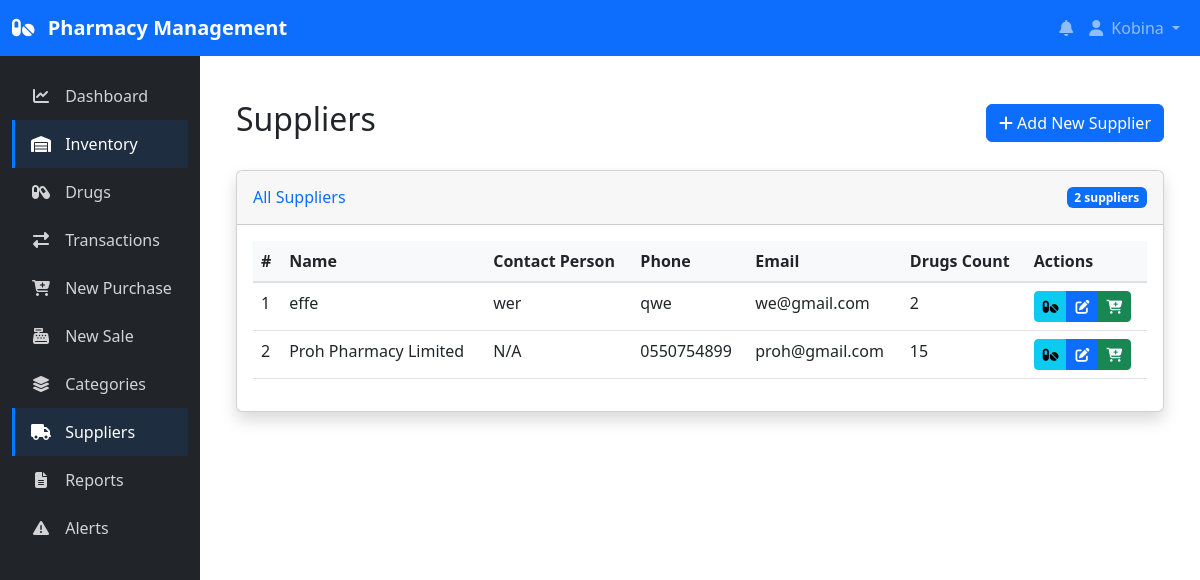
Screenshot of /inventory/suppliers/ (signed in) with the database file from the repository.
### inventory/models.py (models this page shows, shortened)
class Supplier(models.Model):
    name = models.CharField(max_length=100)
    contact_person = models.CharField(max_length=100, blank=True, null=True)
    phone = models.CharField(max_length=20, blank=True, null=True)
    email = models.EmailField(blank=True, null=True)
    address = models.TextField(blank=True, null=True)
    created_at = models.DateTimeField(auto_now_add=True)
    updated_at = models.DateTimeField(auto_now=True)

### inventory/views.py (the view)
# urls.py: path('suppliers/', views.supplier_list, name='supplier_list'),
@login_required
def supplier_list(request):
    suppliers = Supplier.objects.all()
    context = {'suppliers': suppliers}
    return render(request, 'inventory/supplier_list.html', context)

### inventory/templates/inventory/supplier_list.html (shortened to what this page needs)
{% extends 'base.html' %}
{% block content %}
<div class="container-fluid py-4">
    <div class="d-flex justify-content-between align-items-center mb-4">
        <h1 class="h2">Suppliers</h1>
        <a href="{% url 'supplier_create' %}" class="btn btn-primary">
            <i class="fas fa-plus"></i> Add New Supplier
        </a>
    </div>
    <div class="card shadow">
        <div class="card-header py-3 d-flex justify-content-between align-items-center">
            <h6 class="m-0 font-weight-bold text-primary">All Suppliers</h6>
            <span class="badge bg-primary">{{ suppliers|length }} suppliers</span>
        </div>
        <div class="card-body">
            <div class="table-responsive">
                <table class="table table-hover">
                    <thead>
                        <tr>
                            <th>#</th>
                            <th>Name</th>
                            <th>Contact Person</th>
                            <th>Phone</th>
                            <th>Email</th>
                            <th>Drugs Count</th>
                            <th>Actions</th>
                        </tr>
                    </thead>
                    <tbody>
                        {% for supplier in suppliers %}
                            <tr>
                                <td>{{ forloop.counter }}</td>
                                <td>{{ supplier.name }}</td>
                                <td>{{ supplier.contact_person|default:"N/A" }}</td>
                                <td>{{ supplier.phone|default:"N/A" }}</td>
                                <td>{{ supplier.email|default:"N/A" }}</td>
                                <td>{{ supplier.drugs.count }}</td>
                                <td>
                                    <div class="btn-group">
                                        <a href="{% url 'drug_list' %}?supplier={{ supplier.id }}" class="btn btn-sm btn-info" title="View Drugs">
                                            <i class="fas fa-pills"></i>
                                        </a>
                                        <a href="#" class="btn btn-sm btn-primary" title="Edit">
                                            <i class="fas fa-edit"></i>
                                        </a>
                                        <a href="{% url 'purchase_create' %}" class="btn btn-sm btn-success" title="New Purchase">
                                            <i class="fas fa-cart-plus"></i>
                                        </a>
                                    </div>
                                </td>
                            </tr>
                        {% endfor %}
                    </tbody>
                </table>
            </div>
        </div>
    </div>
</div>
{% endblock %}

### templates/base.html (shortened to what this page needs)
<!DOCTYPE html>
<html lang="en">
<head>
    <link href="https://cdn.jsdelivr.net/npm/bootstrap@5.2.3/dist/css/bootstrap.min.css" rel="stylesheet">
    <link rel="stylesheet" href="https://cdnjs.cloudflare.com/ajax/libs/font-awesome/6.1.1/css/all.min.css">
</head>
<body>
    <nav class="navbar navbar-expand-lg navbar-dark bg-primary">
        <div class="container-fluid">
            <a class="navbar-brand" href="{% url 'dashboard_home' %}">
                <i class="fas fa-pills me-2"></i> Pharmacy Management
            </a>
            <div class="collapse navbar-collapse" id="navbarNav">
                <ul class="navbar-nav ms-auto">
                    {% if user.is_authenticated %}
                        <li class="nav-item">
                            <a class="nav-link" href="{% url 'stock_alerts' %}">
                                <i class="fas fa-bell"></i>
                            </a>
                        </li>
                        <li class="nav-item dropdown">
                            <a class="nav-link dropdown-toggle" href="#" id="navbarDropdown" role="button" data-bs-toggle="dropdown">
                                <i class="fas fa-user me-1"></i> {{ user.username }}
                            </a>
                        </li>
                    {% else %}
                        <li class="nav-item">
                            <a class="nav-link" href="{% url 'login' %}">Login</a>
                        </li>
                    {% endif %}
                </ul>
            </div>
        </div>
    </nav>
    <div class="container-fluid">
        <div class="row">
            {% if user.is_authenticated %}
                <div class="col-md-3 col-lg-2 d-md-block bg-dark sidebar collapse">
                    <div class="position-sticky">
                        <ul class="nav flex-column mt-3">
                            <li class="nav-item">
                                <a class="nav-link {% if request.path == '/dashboard/' %}active{% endif %}"
                                   href="{% url 'dashboard_home' %}">
                                    <i class="fas fa-chart-line"></i> Dashboard
                                </a>
                            </li>
                            <li class="nav-item">
                                <a class="nav-link {% if '/inventory/' in request.path %}active{% endif %}"
                                   href="{% url 'inventory_home' %}">
                                    <i class="fas fa-warehouse"></i> Inventory
                                </a>
                            </li>
                            <li class="nav-item">
                                <a class="nav-link {% if '/drugs/' in request.path %}active{% endif %}"
                                   href="{% url 'drug_list' %}">
                                    <i class="fas fa-capsules"></i> Drugs
                                </a>
                            </li>
                            <li class="nav-item">
                                <a class="nav-link {% if '/transactions/' in request.path %}active{% endif %}"
                                   href="{% url 'transaction_list' %}">
                                    <i class="fas fa-exchange-alt"></i> Transactions
                                </a>
                            </li>
                            <li class="nav-item">
                                <a class="nav-link {% if '/purchase/create/' in request.path %}active{% endif %}"
                                   href="{% url 'purchase_create' %}">
                                    <i class="fas fa-cart-plus"></i> New Purchase
                                </a>
                            </li>
                            <li class="nav-item">
                                <a class="nav-link {% if '/sale/create/' in request.path %}active{% endif %}"
                                   href="{% url 'sale_create' %}">
                                    <i class="fas fa-cash-register"></i> New Sale
                                </a>
                            </li>
                            <li class="nav-item">
                                <a class="nav-link {% if '/categories/' in request.path %}active{% endif %}"
                                   href="{% url 'category_list' %}">
                                    <i class="fas fa-layer-group"></i> Categories
                                </a>
                            </li>
                            <li class="nav-item">
                                <a class="nav-link {% if '/suppliers/' in request.path %}active{% endif %}"
                                   href="{% url 'supplier_list' %}">
                                    <i class="fas fa-truck"></i> Suppliers
                                </a>
                            </li>
                            <li class="nav-item">
                                <a class="nav-link {% if '/reports/' in request.path %}active{% endif %}"
                                   href="{% url 'reports' %}">
                                    <i class="fas fa-file-alt"></i> Reports
                                </a>
                            </li>
                            <li class="nav-item">
                                <a class="nav-link {% if '/alerts/' in request.path %}active{% endif %}"
                                   href="{% url 'stock_alerts' %}">
                                    <i class="fas fa-exclamation-triangle"></i> Alerts
                                </a>
                            </li>
                        </ul>
                    </div>
                </div>
            {% endif %}
            <main class="col-md-9 ms-sm-auto col-lg-10 px-md-4 main-content">
                {% block content %}{% endblock %}
            </main>
        </div>
    </div>
</body>
</html>

### templates/base.html (style rules this page uses)
.sidebar { min-height: calc(100vh - 56px); background-color: #343a40; }
.sidebar .nav-link { color: rgba(255, 255, 255, 0.8); padding: 0.75rem 1rem; border-left: 3px solid transparent; }
.sidebar .nav-link.active { color: #fff; border-left-color: #007bff; background-color: rgba(0, 123, 255, 0.1); }
.sidebar .nav-link i { width: 20px; margin-right: 10px; text-align: center; }
.main-content { padding: 20px; }
.navbar-brand { font-weight: bold; }
.table thead th { background-color: #f8f9fa; border-bottom: 2px solid #dee2e6; }

### rows the page displays
Supplier: name "effe", contact_person "wer", phone "qwe", email "we@gmail.com", drugs.count "2"
Supplier: name "Proh Pharmacy Limited", contact_person "N/A", phone "0550754899", email "proh@gmail.com", drugs.count "15"

### other values shown
{{ user.username }} "Kobina"
{{ suppliers|length }} "2"
